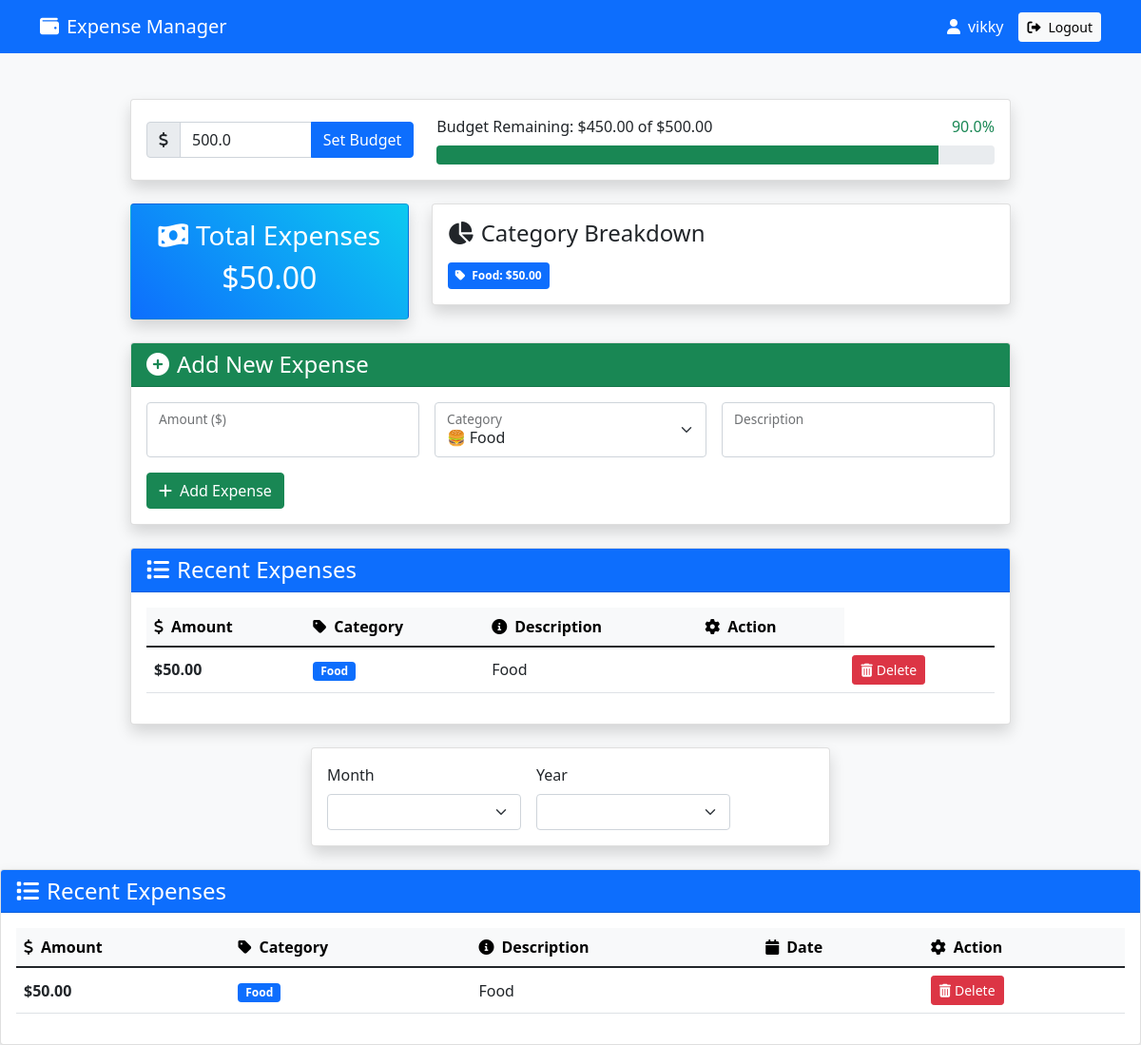
Screenshot of /welcome (signed in) with the database file from the repository.
### tables this page shows
CREATE TABLE users
                 (username TEXT PRIMARY KEY, password TEXT, budget REAL DEFAULT 0);

CREATE TABLE expenses
                 (id INTEGER PRIMARY KEY AUTOINCREMENT,
                  username TEXT,
                  amount REAL,
                  category TEXT,
                  description TEXT,
                  date TIMESTAMP,
                  FOREIGN KEY (username) REFERENCES users (username));

### app.py (the view)
@app.route('/welcome')
def welcome():
    if 'username' not in session:
        return redirect(url_for('login'))
    conn = sqlite3.connect('expenses.db')
    c = conn.cursor()
    c.execute('SELECT budget FROM users WHERE username = ?', (session['username'],))
    result = c.fetchone()
    budget = result[0] if result else 0
    c.execute('SELECT * FROM expenses WHERE username = ? ORDER BY date DESC', (session['username'],))
    expenses = [{'amount': row[2], 'category': row[3], 'description': row[4]} for row in c.fetchall()]
    total_expenses = sum(float(expense['amount']) for expense in expenses)
    remaining_budget = budget - total_expenses if budget > 0 else 0
    budget_percentage = (remaining_budget / budget * 100) if budget > 0 else 0
    c.execute('''SELECT category, SUM(amount) FROM expenses
                 WHERE username = ? GROUP BY category''', (session['username'],))
    category_totals = dict(c.fetchall() or {})
    conn.close()
    return render_template('welcome.html',
                         username=session['username'],
                         expenses=expenses,
                         total_expenses=total_expenses,
                         category_totals=category_totals,
                         budget=budget,
                         remaining_budget=remaining_budget,
                         budget_percentage=budget_percentage)

### templates/welcome.html (shortened to what this page needs)
<!DOCTYPE html>
<html>
<head>
    <link href="https://cdn.jsdelivr.net/npm/bootstrap@5.1.3/dist/css/bootstrap.min.css" rel="stylesheet">
    <link href="https://cdnjs.cloudflare.com/ajax/libs/font-awesome/6.0.0/css/all.min.css" rel="stylesheet">
</head>
<body class="bg-light">
    <nav class="navbar navbar-expand-lg navbar-dark bg-primary mb-4">
        <div class="container">
            <a class="navbar-brand" href="#"><i class="fas fa-wallet me-2"></i>Expense Manager</a>
            <div class="d-flex align-items-center">
                <span class="text-white me-3"><i class="fas fa-user me-2"></i>{{ username }}</span>
                <a href="{{ url_for('logout') }}" class="btn btn-light btn-sm"><i class="fas fa-sign-out-alt me-2"></i>Logout</a>
            </div>
        </div>
    </nav>
    <div class="container py-4">
        <div class="row justify-content-center">
            <div class="col-lg-10">
                <div class="card shadow mb-4 expense-card">
                    <div class="card-body">
                        <div class="row align-items-center">
                            <div class="col-md-4">
                                <form method="POST" action="{{ url_for('set_budget') }}" class="d-flex gap-2">
                                    <div class="input-group">
                                        <span class="input-group-text"><i class="fas fa-dollar-sign"></i></span>
                                        <input type="number" name="budget" class="form-control" value="{{ budget }}" placeholder="Set monthly budget" required>
                                        <button type="submit" class="btn btn-primary">Set Budget</button>
                                    </div>
                                </form>
                            </div>
                            <div class="col-md-8">
                                {% if budget > 0 %}
                                <div>
                                    <div class="d-flex justify-content-between mb-2">
                                        <span>Budget Remaining: ${{ "%.2f"|format(remaining_budget) }} of ${{ "%.2f"|format(budget) }}</span>
                                        <span class="{% if budget_percentage < 20 %}text-danger{% elif budget_percentage < 50 %}text-warning{% else %}text-success{% endif %}">
                                            {{ "%.1f"|format(budget_percentage) }}%
                                        </span>
                                    </div>
                                    <div class="progress" style="height: 20px;">
                                        <div class="progress-bar {% if budget_percentage < 20 %}bg-danger{% elif budget_percentage < 50 %}bg-warning{% else %}bg-success{% endif %}"
                                             role="progressbar"
                                             style="width: {{ budget_percentage }}%"
                                             aria-valuenow="{{ budget_percentage }}"
                                             aria-valuemin="0"
                                             aria-valuemax="100">
                                        </div>
                                    </div>
                                </div>
                                {% else %}
                                <div class="text-muted">
                                    <i class="fas fa-info-circle me-2"></i>Set a budget to track your spending
                                </div>
                                {% endif %}
                            </div>
                        </div>
                    </div>
                </div>
                <div class="row mb-4">
                    <div class="col-md-4">
                        <div class="card stat-card expense-card shadow">
                            <div class="card-body text-center">
                                <h3 class="card-title"><i class="fas fa-money-bill-wave me-2"></i>Total Expenses</h3>
                                <h2>${{ "%.2f"|format(total_expenses) }}</h2>
                            </div>
                        </div>
                    </div>
                    <div class="col-md-8">
                        <div class="card shadow expense-card">
                            <div class="card-body">
                                <h4 class="card-title mb-3"><i class="fas fa-chart-pie me-2"></i>Category Breakdown</h4>
                                <div class="d-flex flex-wrap gap-2">
                                    {% for category, amount in category_totals.items() %}
                                    <div class="category-badge badge bg-primary p-2">
                                        <i class="fas fa-tag me-1"></i>
                                        {{ category }}: ${{ "%.2f"|format(amount) }}
                                    </div>
                                    {% endfor %}
                                </div>
                            </div>
                        </div>
                    </div>
                </div>
                <div class="card shadow mb-4 expense-card">
                    <div class="card-header bg-success text-white">
                        <h4 class="mb-0"><i class="fas fa-plus-circle me-2"></i>Add New Expense</h4>
                    </div>
                    <div class="card-body">
                        <form method="POST" action="{{ url_for('add_expense') }}" class="row g-3">
                            <div class="col-md-4">
                                <div class="form-floating">
                                    <input type="number" step="0.01" class="form-control" id="amount" name="amount" required>
                                    <label for="amount">Amount ($)</label>
                                </div>
                            </div>
                            <div class="col-md-4">
                                <div class="form-floating">
                                    <select class="form-select" id="category" name="category" required>
                                        <option value="Food">🍔 Food</option>
                                    </select>
                                    <label for="category">Category</label>
                                </div>
                            </div>
                            <div class="col-md-4">
                                <div class="form-floating">
                                    <input type="text" class="form-control" id="description" name="description">
                                    <label for="description">Description</label>
                                </div>
                            </div>
                            <div class="col-12">
                                <button type="submit" class="btn btn-success"><i class="fas fa-plus me-2"></i>Add Expense</button>
                            </div>
                        </form>
                    </div>
                </div>
                {% if expenses %}
                <div class="card shadow expense-card">
                    <div class="card-header bg-primary text-white">
                        <h4 class="mb-0"><i class="fas fa-list me-2"></i>Recent Expenses</h4>
                    </div>
                    <div class="card-body">
                        <div class="table-responsive">
                            <table class="table table-hover">
                                <thead class="table-light">
                                    <tr>
                                        <th><i class="fas fa-dollar-sign me-2"></i>Amount</th>
                                        <th><i class="fas fa-tag me-2"></i>Category</th>
                                        <th><i class="fas fa-info-circle me-2"></i>Description</th>
                                        <th><i class="fas fa-cog me-2"></i>Action</th>
                                    </tr>
                                </thead>
                                <tbody>
                                    {% for expense in expenses %}
                                    <tr class="align-middle">
                                        <td class="fw-bold">${{ "%.2f"|format(expense.amount|float) }}</td>
                                        <td><span class="badge bg-primary">{{ expense.category }}</span></td>
                                        <td>{{ expense.description }}</td>
                                        <td>{{ expense.date }}</td>
                                        <td>
                                            <a href="{{ url_for('delete_expense', index=loop.index0) }}"
                                               class="btn btn-danger btn-sm"
                                               onclick="return confirm('Are you sure you want to delete this expense?')">
                                                <i class="fas fa-trash-alt me-1"></i>Delete
                                            </a>
                                        </td>
                                    </tr>
                                    {% endfor %}
                                </tbody>
                            </table>
                        </div>
                    </div>
                </div>
                {% else %}
                <div class="alert alert-info">
                    <i class="fas fa-info-circle me-2"></i>No expenses recorded yet.
                </div>
                {% endif %}
            </div>
        </div>
    </div>
    <div class="container">
        <div class="row justify-content-center mb-4">
            <div class="col-md-6">
                <div class="card shadow">
                    <div class="card-body">
                        <form method="GET" class="row g-3 align-items-end">
                            <div class="col-md-5">
                                <label class="form-label">Month</label>
                                <select name="month" class="form-select" onchange="this.form.submit()">
                                </select>
                            </div>
                            <div class="col-md-5">
                                <label class="form-label">Year</label>
                                <select name="year" class="form-select" onchange="this.form.submit()">
                                </select>
                            </div>
                        </form>
                    </div>
                </div>
            </div>
        </div>
    </div>
    {% if expenses %}
    <div class="card shadow expense-card">
        <div class="card-header bg-primary text-white">
            <h4 class="mb-0"><i class="fas fa-list me-2"></i>Recent Expenses</h4>
        </div>
        <div class="card-body">
            <div class="table-responsive">
                <table class="table table-hover">
                    <thead class="table-light">
                        <tr>
                            <th><i class="fas fa-dollar-sign me-2"></i>Amount</th>
                            <th><i class="fas fa-tag me-2"></i>Category</th>
                            <th><i class="fas fa-info-circle me-2"></i>Description</th>
                            <th><i class="fas fa-calendar me-2"></i>Date</th>
                            <th><i class="fas fa-cog me-2"></i>Action</th>
                        </tr>
                    </thead>
                    <tbody>
                        {% for expense in expenses %}
                        <tr class="align-middle">
                            <td class="fw-bold">${{ "%.2f"|format(expense.amount|float) }}</td>
                            <td><span class="badge bg-primary">{{ expense.category }}</span></td>
                            <td>{{ expense.description }}</td>
                            <td>{{ expense.date }}</td>
                            <td>
                                <a href="{{ url_for('delete_expense', index=loop.index0) }}"
                                   class="btn btn-danger btn-sm"
                                   onclick="return confirm('Are you sure you want to delete this expense?')">
                                    <i class="fas fa-trash-alt me-1"></i>Delete
                                </a>
                            </td>
                        </tr>
                        {% endfor %}
                    </tbody>
                </table>
            </div>
        </div>
    </div>
    {% else %}
    <div class="alert alert-info">
        <i class="fas fa-info-circle me-2"></i>No expenses recorded yet.
    </div>
    {% endif %}
</body>
</html>

### templates/welcome.html (style rules this page uses)
.expense-card { transition: transform 0.2s; }
.category-badge { transition: all 0.3s; }
.stat-card { background: linear-gradient(45deg, #0d6efd, #0dcaf0); color: white; }

### rows the page displays
users: budget "500.0", budget "500.00"
expenses: category "Food", amount "50.00", description "Food"

### other values shown
{{ username }} "vikky"
{{ "%.2f"|format(remaining_budget) }} "450.00"
{{ "%.1f"|format(budget_percentage) }} "90.0"
{{ "%.2f"|format(total_expenses) }} "50.00"
